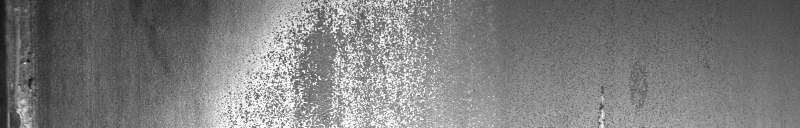
#> input picture seemeapp/sample.jpg, 1600 x 256 px, found by its file name (shown at 1/2 size)
$ python model.py ../sample.jpg   (older library calls are emulated)
#> lines starting #> are read from the running program, lines starting #| are printed output that depends on the picture
from PIL import Image
from io import BytesIO

import sys
import base64

def manipulate_image(file_name):

#> called with file_name = '../sample.jpg'
	picture = Image.open("images/uploads/" + file_name)
#> picture is the input picture: PIL image 1600x256 RGB; min 6, max 255, mean 124.7

	# get the size of the image
	width, height = picture.size
#> width = 1600; height = 256

	# process every pixel
	for x in range(width):
		for y in range(height):
			current_color = list( picture.getpixel( (x,y) ) )
			# increase red, x2
			current_color[0] = min( int(current_color[0]) * 2, 255 )
			new_color = tuple(current_color)
			picture.putpixel( (x,y), new_color )
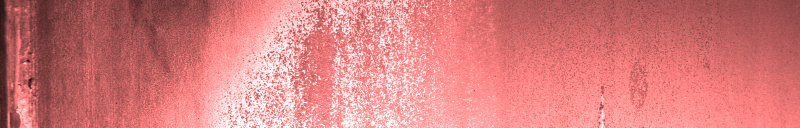
#> picture: PIL image 1600x256 RGB (shown at 1/2 size); mean R, G, B 217.4, 124.7, 124.7

	# resize
	#new_width  = 300
	#new_height = 300
	#picture = picture.resize((new_width, new_height), Image.ANTIALIAS)

	#picture.save("images/model_outputs/" + file_name) ##

	buffered = BytesIO()
	picture.save(buffered, format="JPEG")
	picture_str = base64.b64encode(buffered.getvalue())
	print(picture_str)
	sys.stdout.flush()

if __name__ == "__main__":
	file_name = sys.argv[1]
	manipulate_image(file_name)
